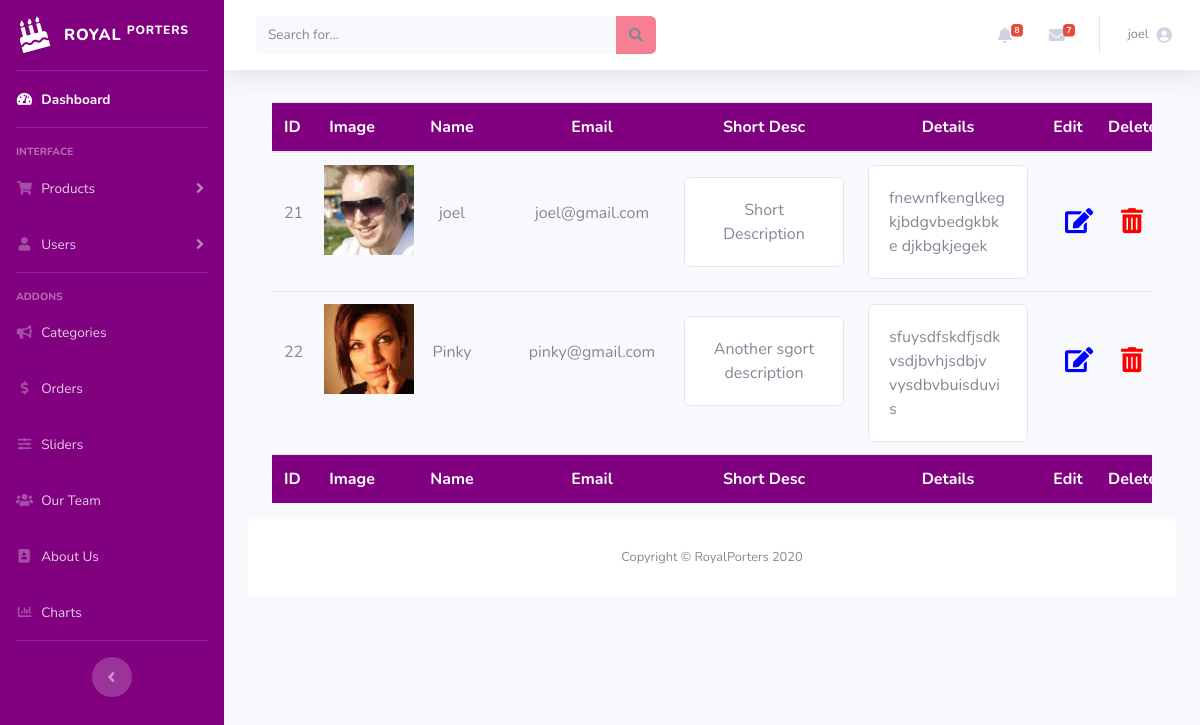
The page /royalporters/admin/member_details.php (signed in) on the database its author committed.
### tables this page shows
CREATE TABLE `team_members` (
  `member_id` int(255) NOT NULL,
  `member_name` varchar(255) NOT NULL,
  `member_email` varchar(255) NOT NULL,
  `facebook_link` varchar(255) NOT NULL,
  `twitter_link` varchar(255) NOT NULL,
  `instagram_link` varchar(255) NOT NULL,
  `google_link` varchar(255) NOT NULL,
  `short_description` varchar(255) NOT NULL,
  `member_details` varchar(255) NOT NULL,
  `member_image1` varchar(255) NOT NULL
);

### royalporters/admin/member_details.php (the view, shortened to what this page needs)
<?php
include("sidebar_admin.php");
include("header_admin.php");
?>
    <?php
    $dbpr = "SELECT * FROM team_members";
    $result2 = mysqli_query($con, $dbpr);
    ?>
    <div class="container-fluid">
        <div class="row">
            <div class="col-md-12">
    <div class="table table-responsive">
        <table id="mytable" class="display"  style="width:100%;table-layout:fixed;">
        <thead class="text-center" style="background-color: purple;color: white;">
            <tr>
                <th style="width: 5%" >ID</th>
                <th style="width: 10%" >Image</th>
                <th style="width: 15%">Name</th>
                <th style="width: 20%">Email</th>
                <th style="width: 23%" >Short Desc</th>
                <th style="width: 23%" >Details</th>
                <th style="width: 7%">Edit</th>
                <th style="width: 7%" >Delete</th>
            </tr>
        </thead>
        <tbody>
          <?php
          while ($rows=mysqli_fetch_assoc($result2)) {
          ?>
            <tr>
                <td class="pt-5 text-center"><?= $rows['member_id']; ?></td>
                <td><img class="img-responsive" src="<?php echo $rows['member_image1']; ?>" style="width: 90px;height: 90px"></td>
                <td class="pt-5 text-center"><?= $rows['member_name']; ?></td>
                <td class="pt-5 text-center"><?= $rows['member_email']; ?></td>
                <td class="pt-4 text-center">
                <div class="card card-body">
                    <?= $rows['short_description']; ?>
                </div>
                </td>
                <td style="overflow:hidden">
                <div class="card card-body">
                    <?= $rows['member_details']; ?>
                </div>
                </td>
                <td class="pt-5">
                  <a href="#">
                    <p data-placement="top" data-toggle="tooltip" title="Edit">
                      <button type="button" style="box-shadow:none" class="btn btn-default btn-xs editmemberbtn" data-title="Edit">
                      <span class="fas fa-edit" style="color:blue;font-size:25px"></span>
                    </button>
                  </p>
                </a>
                </td>
                <td class="pt-5">
                  <a href="delete_products.php?id=<?php echo $rows['product_id']; ?>">
                    <p data-placement="top" data-toggle="tooltip" title="Delete">
                      <button style="box-shadow:none" class="btn btn-default btn-xs">
                      <span class="fas fa-trash-alt" style="color:red;font-size:25px"></span>
                    </button>
                  </p>
                </a>
                </td>
            </tr>
            <?php
          }
            ?>
        </tbody>
        <tfoot class="text-center" style="background-color: purple;color: white;">
            <tr>
                <th style="width: 5%" >ID</th>
                <th style="width: 10%" >Image</th>
                <th style="width: 15%">Name</th>
                <th style="width: 20%">Email</th>
                <th style="width: 23%" >Short Desc</th>
                <th style="width: 23%" >Details</th>
                <th style="width: 7%">Edit</th>
                <th style="width: 7%" >Delete</th>
            </tr>
        </tfoot>
    </table>
  </div>
            </div>
    	</div>
    </div>
     <footer class="sticky-footer bg-white">
    <?php include("footer_admin.php"); ?>

### rows shown on the page
team_members: member_id "21", member_image1 (placeholder picture), member_name "joel", member_email "joel@gmail.com", short_description "Short Description", member_details "fnewnfkenglkeg kjbdgvbedgkbke djkbgkjegek"
team_members: member_id "22", member_image1 (picture), member_name "Pinky", member_email "pinky@gmail.com", short_description "Another sgort description", member_details "sfuysdfskdfjsdk vsdjbvhjsdbjv vysdbvbuisduvis"

### other values the page prints
$num_rows "8"
$_SESSION['username'] "joel"
